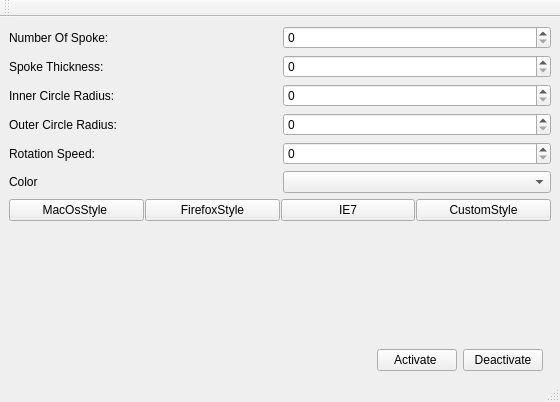
<?xml version="1.0" encoding="UTF-8"?>
<ui version="4.0">
 <class>MainWindow</class>
 <widget class="QMainWindow" name="MainWindow">
  <property name="geometry">
   <rect>
    <x>0</x>
    <y>0</y>
    <width>560</width>
    <height>402</height>
   </rect>
  </property>
  <property name="windowTitle">
   <string>MainWindow</string>
  </property>
  <property name="styleSheet">
   <string notr="true"/>
  </property>
  <widget class="QWidget" name="centralwidget">
   <layout class="QGridLayout" name="gridLayout_2">
    <item row="0" column="0">
     <layout class="QGridLayout" name="gridLayout">
      <item row="0" column="0">
       <widget class="QLabel" name="label">
        <property name="text">
         <string>Number Of Spoke:</string>
        </property>
       </widget>
      </item>
      <item row="1" column="0">
       <widget class="QLabel" name="spinThickness">
        <property name="text">
         <string>Spoke Thickness:</string>
        </property>
       </widget>
      </item>
      <item row="1" column="1">
       <widget class="QSpinBox" name="m_spokeThickness"/>
      </item>
      <item row="2" column="0">
       <widget class="QLabel" name="spinInnerRadius">
        <property name="text">
         <string>Inner Circle Radius:</string>
        </property>
       </widget>
      </item>
      <item row="2" column="1">
       <widget class="QSpinBox" name="m_spinInnerRadius"/>
      </item>
      <item row="3" column="0">
       <widget class="QLabel" name="spinOuter">
        <property name="text">
         <string>Outer Circle Radius:</string>
        </property>
       </widget>
      </item>
      <item row="3" column="1">
       <widget class="QSpinBox" name="m_spinOuterRadius"/>
      </item>
      <item row="4" column="0">
       <widget class="QLabel" name="label_5">
        <property name="text">
         <string>Rotation Speed:</string>
        </property>
       </widget>
      </item>
      <item row="4" column="1">
       <widget class="QSpinBox" name="m_spinRotation"/>
      </item>
      <item row="7" column="0" rowspan="2" colspan="2">
       <widget class="QWidget" name="containerWidget" native="true"/>
      </item>
      <item row="0" column="1">
       <widget class="QSpinBox" name="m_spinSpokeCount"/>
      </item>
      <item row="6" column="0" colspan="2">
       <layout class="QHBoxLayout" name="btnGroupLayout">
        <property name="spacing">
         <number>1</number>
        </property>
        <property name="sizeConstraint">
         <enum>QLayout::SetDefaultConstraint</enum>
        </property>
        <property name="leftMargin">
         <number>0</number>
        </property>
        <property name="bottomMargin">
         <number>9</number>
        </property>
        <item>
         <widget class="QPushButton" name="btnMacStyle">
          <property name="text">
           <string>MacOsStyle </string>
          </property>
         </widget>
        </item>
        <item>
         <widget class="QPushButton" name="btnFireFoxStyle">
          <property name="text">
           <string>FirefoxStyle</string>
          </property>
         </widget>
        </item>
        <item>
         <widget class="QPushButton" name="btnIEStyle">
          <property name="text">
           <string>IE7</string>
          </property>
         </widget>
        </item>
        <item>
         <widget class="QPushButton" name="btnCustomStyle">
          <property name="text">
           <string>CustomStyle</string>
          </property>
         </widget>
        </item>
       </layout>
      </item>
      <item row="5" column="0">
       <widget class="QLabel" name="label_2">
        <property name="text">
         <string>Color</string>
        </property>
       </widget>
      </item>
      <item row="5" column="1">
       <widget class="QComboBox" name="cmbColor"/>
      </item>
     </layout>
    </item>
    <item row="1" column="0">
     <layout class="QHBoxLayout" name="horizontalLayout">
      <property name="rightMargin">
       <number>8</number>
      </property>
      <item>
       <spacer name="horizontalSpacer">
        <property name="orientation">
         <enum>Qt::Horizontal</enum>
        </property>
        <property name="sizeHint" stdset="0">
         <size>
          <width>40</width>
          <height>20</height>
         </size>
        </property>
       </spacer>
      </item>
      <item>
       <widget class="QPushButton" name="pushButton_2">
        <property name="text">
         <string>Activate </string>
        </property>
       </widget>
      </item>
      <item>
       <widget class="QPushButton" name="pushButton">
        <property name="text">
         <string>Deactivate</string>
        </property>
       </widget>
      </item>
     </layout>
    </item>
   </layout>
  </widget>
  <widget class="QMenuBar" name="menubar">
   <property name="geometry">
    <rect>
     <x>0</x>
     <y>0</y>
     <width>560</width>
     <height>29</height>
    </rect>
   </property>
  </widget>
  <widget class="QStatusBar" name="statusbar"/>
  <widget class="QToolBar" name="toolBar">
   <property name="windowTitle">
    <string>toolBar</string>
   </property>
   <attribute name="toolBarArea">
    <enum>TopToolBarArea</enum>
   </attribute>
   <attribute name="toolBarBreak">
    <bool>false</bool>
   </attribute>
  </widget>
 </widget>
 <resources/>
 <connections/>
</ui>
